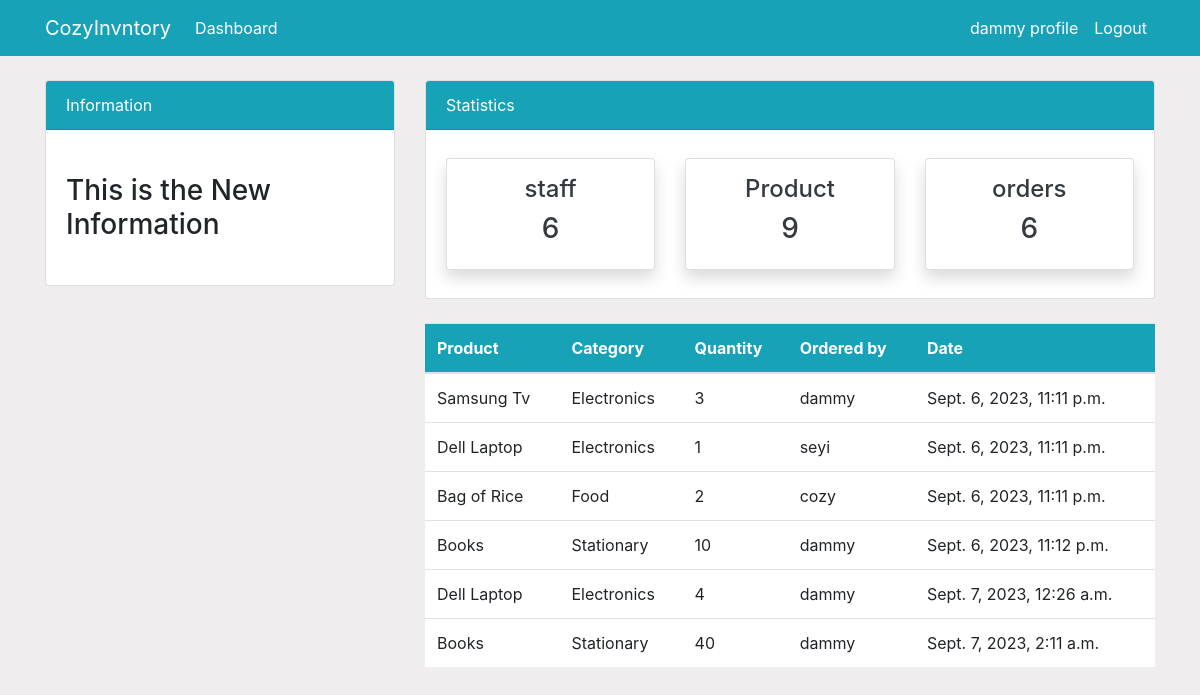
Screenshot of /order/ (signed in) with the database file from the repository.
### dashboard/models.py (models this page shows, shortened)
class Order(models.Model):
    product = models.ForeignKey(Product, on_delete=models.CASCADE, null=True)
    staff = models.ForeignKey(User, models.CASCADE, null=True)
    order_quantity = models.PositiveIntegerField(null=True)
    date = models.DateTimeField(auto_now_add=True)
    class Meta:
        verbose_name_plural = 'Order'

class Product(models.Model):
    name = models.CharField(max_length=100, null=True)
    category = models.CharField(max_length=20, choices=CATEGORY, null=True)
    quantity = models.PositiveIntegerField(null=True)
    class Meta:
        verbose_name_plural = 'Product'

### dashboard/views.py (the view)
# urls.py: path('order/', views.order, name='dashboard-order'),
@login_required
def order(request):
    orders=Order.objects.all()
    count_product=Product.objects.all().count()
    count_staff=User.objects.all().count()
    count_order=orders.count
    context={
        'orders':orders,
        'count_order':count_order,
        'count_staff':count_staff,
        'count_product': count_product,
    }
    return render(request, 'dashboard/order.html', context)

### templates/dashboard/order.html (shortened to what this page needs)
{% extends 'partials/base.html' %}
{% block content %}
  {% include 'partials/topnav.html' %}
  <div class="container">
    <div class="row my-4">
      <div class="col-md-4"></div>
        <div class="col-md-8">
          <table class="table bg-white">
            <thead class="bg-info">
              <tr class="text-white">
                <th scope="col">Product</th>
                <th scope="col">Category</th>
                <th scope="col">Quantity</th>
                <th scope="col">Ordered by</th>
                <th scope="col">Date</th>
              </tr>
            </thead>
            <tbody>
              {% for orders in orders %}
              <tr>
                <td>{{orders.product.name}}</td>
                <td>{{orders.product.category}}</td>
                <td>{{orders.order_quantity}}</td>
                <td>{{orders.staff.username}}</td>
                <td>{{orders.date}}</td>
              </tr>
              {% endfor %}
            </tbody>
          </table>
        </div>
    </div>
  </div>
{% endblock %}

### templates/partials/nav.html (shortened to what this page needs)
<nav class="navbar navbar-expand-lg navbar-info bg-info">
    {% if user.is_authenticated%}
    <div class="container">
        <a class="navbar-brand text-white"  href="{% url 'dashboard-index' %}">CozyInvntory</a>
        <div class="collapse navbar-collapse" id="navbarSupportedContent">
            <ul class="navbar-nav mr-auto">
                <li class="nav-item active">
                <a class="nav-link text-white" href="{% url 'dashboard-index' %}">Dashboard <span class="sr-only">(current)</span></a>
                </li>
            </ul>
            <ul class="navbar-nav ml-auto">
                <li class="nav-item active">
                <a class="nav-link text-white" href="{% url 'user-profile' %}">{{user.username}} profile <span class="sr-only">(current)</span></a>
                </li>
                <li class="nav-item">
                <a class="nav-link text-white" href="{% url 'user-logout' %}">Logout</a>
                </li>
            </ul>
            {%endif%}
        </div>
    </div>
</nav>

### static/style.css (style rules this page uses)
body { background: rgb(230, 227, 227, 0.624); }

### rows the page displays
Order: product.name "Samsung Tv", product.category "Electronics", order_quantity "3", staff.username "dammy", date "Sept. 6, 2023, 11:11 p.m."
Order: product.name "Dell Laptop", product.category "Electronics", order_quantity "1", staff.username "seyi", date "Sept. 6, 2023, 11:11 p.m."
Order: product.name "Bag of Rice", product.category "Food", order_quantity "2", staff.username "cozy", date "Sept. 6, 2023, 11:11 p.m."
Order: product.name "Books", product.category "Stationary", order_quantity "10", staff.username "dammy", date "Sept. 6, 2023, 11:12 p.m."
Order: product.name "Dell Laptop", product.category "Electronics", order_quantity "4", staff.username "dammy", date "Sept. 7, 2023, 12:26 a.m."
Order: product.name "Books", product.category "Stationary", order_quantity "40", staff.username "dammy", date "Sept. 7, 2023, 2:11 a.m."

### other values shown
{{ user.username }} "dammy"
{{ count_staff }} "6"
{{ count_product }} "9"
{{ count_order }} "6"
